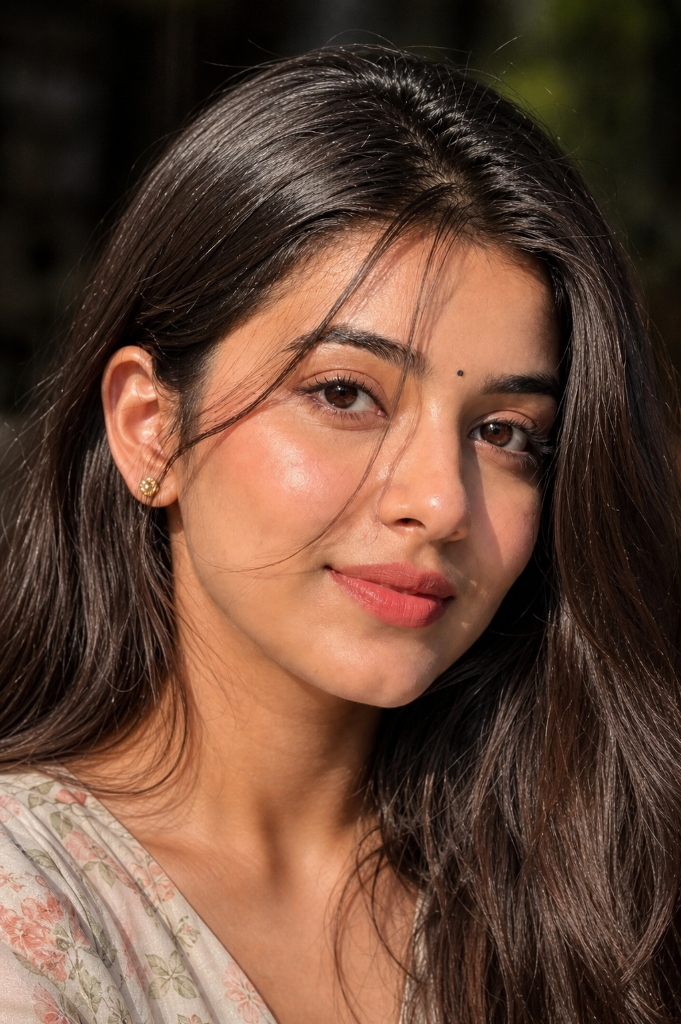
#> input picture data/model_face_reference.jpg, 681 x 1024 px
$ python -i pinterest_post_generator.py   (imports and definitions only)
#> lines starting #> are read from the running program, lines starting #| are printed output that depends on the picture
"""
==============================================================================
📸 PINTEREST & INSTAGRAM PHOTOSHOOT POST GENERATOR ENGINE
==============================================================================
Automates high-conversion fashion photoshoot pins & social media posts:
1. Reads Meesho/Fashion CSV (URLs, Titles, Outfits).
2. Generates dynamic multi-angle / GenZ poses from Pose Library.
3. Automatically applies:
   - Watermark & Gemini Logo Removal (Smart crop / inpainting / delogo)
   - 4K Micro-Sharpening & Portra 400 Color Grading (Pillow / OpenCV)
   - Sleek Glassmorphic Price Badge overlay (optional for Pins)
4. Saves ready-to-upload Pinterest (2:3 / 9:16) and Instagram (4:5) image cards.
==============================================================================
"""

import os
import sys
import csv
import json
import time
import argparse
from pathlib import Path
from PIL import Image, ImageEnhance, ImageFilter, ImageDraw, ImageFont

# [6 lines not run here, left out]

# Root imports
CURRENT_DIR = Path(__file__).resolve().parent
PROJECT_ROOT = CURRENT_DIR.parent
if str(PROJECT_ROOT) not in sys.path:
    sys.path.insert(0, str(PROJECT_ROOT))

OUTPUT_DIR = CURRENT_DIR / "rendered_posts"
# [1 line not run here, left out]

# Import Master LLM Vision Director & Pose Library
try:
    from connectors.universal_llm_visual_trainer import UniversalLLMVisualTrainer
except ImportError:
    UniversalLLMVisualTrainer = None

try:
    from connectors.genz_influencer_pose_library import GenZInfluencerPoseLibrary
except ImportError:
    GenZInfluencerPoseLibrary = None


def remove_watermark_and_polish(
    img_path: Path,
    out_path: Path,
    sharpness_factor: float = 1.02,
    contrast_factor: float = 1.02,
    color_factor: float = 1.02,
    optical_recipe: dict | None = None,
    add_price_tag: bool = False,
    price_text: str = "₹499",
    product_title: str = "Trendy Outfit"
) -> Path:
    """
    1. Erases Gemini/Watermark icons cleanly from corners.
    2. Preserves natural organic skin softness, pores, and natural lighting.
    3. Dynamically respects LLM Director's optical recipe:
       - Eliminates crunchy digital over-sharpening
       - Preserves soft natural skin pores & fine facial texture
       - Gentle film color calibration (Kodak Portra 400 warmth)
    4. Optionally adds a luxury Pinterest shopping tag badge.
    """
#> called with img_path = '../data/model_face_reference.jpg', out_path = 'out.png', sharpness_factor = 1.02, contrast_factor = 1.02, color_factor = 1.02, add_price_tag = False, price_text = '₹499', product_title = 'Trendy Outfit'
    img = Image.open(img_path).convert("RGBA")
    w, h = img.size
#> w = 681; h = 1024

    # --- 1. Watermark Delogo / Corner Clean (Bottom Right corner) ---
    logo_w = int(w * 0.12)
#> logo_w = 81
    logo_h = int(h * 0.08)
#> logo_h = 81

    br_box = (w - logo_w - 10, h - logo_h - 10, w - 5, h - 5)
#> br_box = (590, 933, 676, 1019)
    patch = img.crop(br_box)
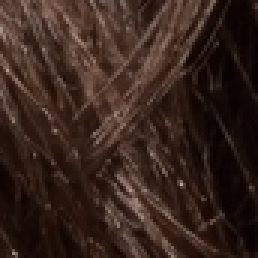
#> patch: PIL image 86x86 RGBA (shown 3 times larger); mean R, G, B, A 55.8, 36.9, 29.3, 255
    patch = patch.filter(ImageFilter.GaussianBlur(radius=8))
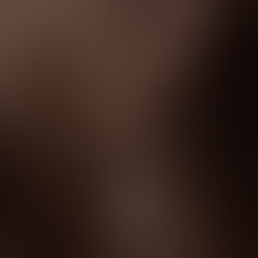
#> patch: PIL image 86x86 RGBA (shown 3 times larger); mean R, G, B, A 55.8, 36.9, 29.3, 255
    img.paste(patch, br_box)

    # Convert to RGB for enhancement
    rgb_img = img.convert("RGB")

    # --- 2. Determine Optical Settings (From LLM Director or Safe Defaults) ---
    if optical_recipe:
        s_factor = optical_recipe.get("sharpness_factor", sharpness_factor)
        c_factor = optical_recipe.get("contrast_factor", contrast_factor)
        col_factor = optical_recipe.get("color_factor", color_factor)
        unsharp_cfg = optical_recipe.get("unsharp_mask", {"enabled": False})
    else:
        s_factor = sharpness_factor
        c_factor = contrast_factor
        col_factor = color_factor
        unsharp_cfg = {"enabled": False}

    # Soft, organic natural clarity (Zero crunchy digital ringing)
    enhancer_sharpness = ImageEnhance.Sharpness(rgb_img)
    sharpened = enhancer_sharpness.enhance(s_factor)

    enhancer_contrast = ImageEnhance.Contrast(sharpened)
    contrasted = enhancer_contrast.enhance(c_factor)

    enhancer_color = ImageEnhance.Color(contrasted)
    polished = enhancer_color.enhance(col_factor)

    # Only apply micro-texture if explicitly enabled by LLM Director (e.g. for denim/streetwear)
    # Never apply harsh 130% masks that ruin delicate skin pores
    if unsharp_cfg.get("enabled", False):
        radius = unsharp_cfg.get("radius", 1)
        percent = min(unsharp_cfg.get("percent", 15), 25)  # Strict safety clamp to 25% max
        threshold = unsharp_cfg.get("threshold", 6)
        polished = polished.filter(ImageFilter.UnsharpMask(radius=radius, percent=percent, threshold=threshold))

    # --- 3. Optional Luxury Pinterest Price Tag Card ---
    if add_price_tag:
        draw = ImageDraw.Draw(polished)
        card_w, card_h = 320, 64
        card_x = (w - card_w) // 2
        card_y = h - 100

        # Glassmorphic pill
        overlay = Image.new("RGBA", polished.size, (0, 0, 0, 0))
        d_overlay = ImageDraw.Draw(overlay)
        d_overlay.rounded_rectangle(
            [card_x, card_y, card_x + card_w, card_y + card_h],
            radius=18,
            fill=(16, 18, 24, 220),
            outline=(255, 255, 255, 60),
            width=2
        )
        polished = Image.alpha_composite(polished.convert("RGBA"), overlay).convert("RGB")
        draw = ImageDraw.Draw(polished)

        font = None
        for fpath in [
            "C:/Windows/Fonts/arialbd.ttf",
            "/usr/share/fonts/truetype/dejavu/DejaVuSans-Bold.ttf",
            "/usr/share/fonts/truetype/freefont/FreeSansBold.ttf"
        ]:
            if Path(fpath).exists():
                try:
                    font = ImageFont.truetype(fpath, 20)
                    break
                except Exception:
                    pass
        if not font:
            font = ImageFont.load_default()

        tag_text = f"✨ {product_title[:18]}  •  {price_text}"
        draw.text((card_x + 20, card_y + 20), tag_text, font=font, fill=(255, 255, 255))

#> (the run stopped early here; a loop or call above may not have finished)
